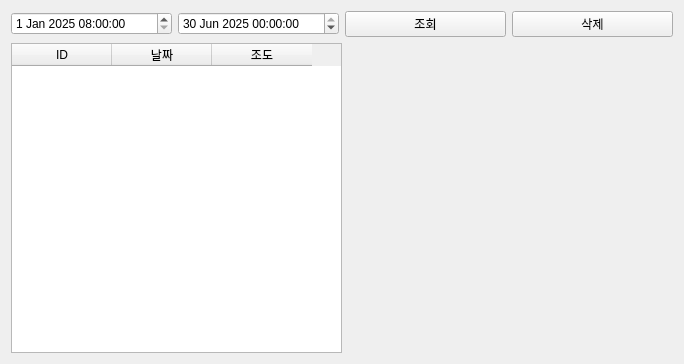
<?xml version="1.0" encoding="UTF-8"?>
<ui version="4.0">
 <class>Tab5Database</class>
 <widget class="QWidget" name="Tab5Database">
  <property name="geometry">
   <rect>
    <x>0</x>
    <y>0</y>
    <width>684</width>
    <height>364</height>
   </rect>
  </property>
  <property name="windowTitle">
   <string>Form</string>
  </property>
  <layout class="QVBoxLayout" name="verticalLayout">
   <item>
    <layout class="QHBoxLayout" name="horizontalLayout">
     <item>
      <widget class="QDateTimeEdit" name="pDateTimeEditFrom">
       <property name="dateTime">
        <datetime>
         <hour>8</hour>
         <minute>0</minute>
         <second>0</second>
         <year>2025</year>
         <month>1</month>
         <day>1</day>
        </datetime>
       </property>
      </widget>
     </item>
     <item>
      <widget class="QDateTimeEdit" name="pDateTimeEditTo">
       <property name="dateTime">
        <datetime>
         <hour>0</hour>
         <minute>0</minute>
         <second>0</second>
         <year>2025</year>
         <month>6</month>
         <day>30</day>
        </datetime>
       </property>
      </widget>
     </item>
     <item>
      <widget class="QPushButton" name="pPBsearchDb">
       <property name="text">
        <string>조회</string>
       </property>
      </widget>
     </item>
     <item>
      <widget class="QPushButton" name="pPBdeleteDb">
       <property name="text">
        <string>삭제</string>
       </property>
      </widget>
     </item>
    </layout>
   </item>
   <item>
    <layout class="QHBoxLayout" name="horizontalLayout_2" stretch="1,1">
     <item>
      <widget class="QTableWidget" name="pTBSensor">
       <column>
        <property name="text">
         <string>ID</string>
        </property>
       </column>
       <column>
        <property name="text">
         <string>날짜</string>
        </property>
       </column>
       <column>
        <property name="text">
         <string>조도</string>
        </property>
       </column>
      </widget>
     </item>
     <item>
      <layout class="QVBoxLayout" name="pChartViewLayout"/>
     </item>
    </layout>
   </item>
  </layout>
 </widget>
 <resources/>
 <connections/>
</ui>
